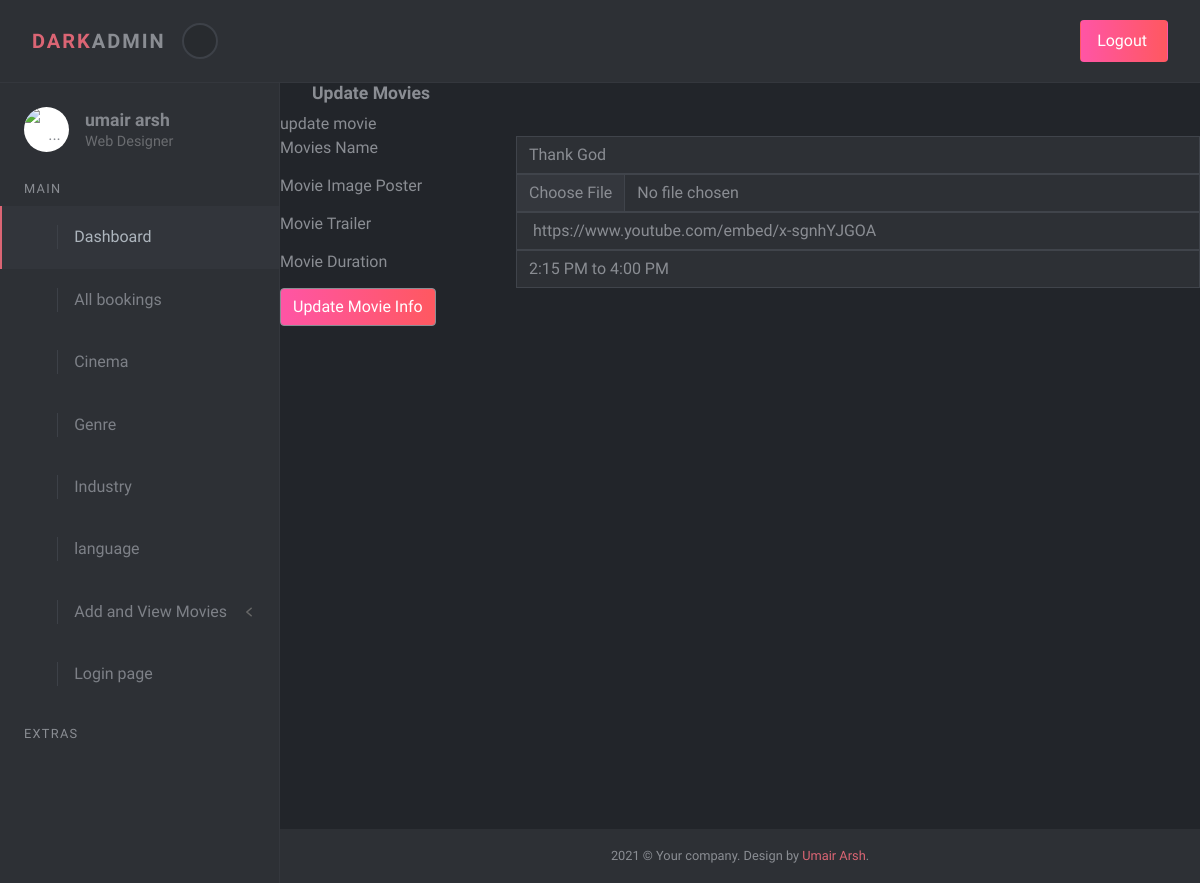
Page /ad/movieedit.php?A=2 on the committed database.
### tables this page shows
CREATE TABLE `tbladdmovie` (
  `movie_id` int(11) NOT NULL,
  `movie_name` varchar(50) NOT NULL,
  `cinema_id` int(11) NOT NULL,
  `date_id` int(11) NOT NULL,
  `genre_id` int(11) NOT NULL,
  `industry_id` int(11) NOT NULL,
  `language_id` int(11) NOT NULL,
  `movie_image` varchar(200) NOT NULL,
  `movie_trl_url` varchar(200) NOT NULL,
  `movie_time` varchar(200) NOT NULL
);

### ad/movieedit.php (the view, shortened to what this page needs)
<?php
include 'adh.php';
?>
<?php
$editmovieid=$_GET['A'];
$editselect=mysqli_query($con,"select * from tbladdmovie where movie_id='$editmovieid'");
foreach($editselect as $edit_movie_data){
}
?>
<div class="page-content">
        <div class="page-header">
          <div class="container-fluid">
            <h2 class="h5 no-margin-bottom">Update Movies</h2>
          </div>
        </div>
    <div class="col-lg-12">
        <div class="block">
          <div class="tittle">update movie</div>
          <div class="block-body">
            <form method="post" enctype="multipart/form-data">
            <div class="form-group row">
                        <label class="col-sm-3 form-control-label">Movies Name</label>
                        <div class="col-sm-9">
                          <input type="text" class="form-control" name="edit_movie_name" value="<?php echo $edit_movie_data['movie_name']; ?>">
                        </div>
                      </div>
                      <div class="form-group row">
                        <label class="col-sm-3 form-control-label">Movie Image Poster</label>
                        <div class="col-sm-9">
                          <input type="file" required class="form-control" name="edit_movie_image" value="<?php echo $edit_movie_data['movie_image']; ?>">
                        </div>
                      </div>
                      <div class="form-group row">
                        <label class="col-sm-3 form-control-label">Movie Trailer</label>
                        <div class="col-sm-9">
                          <input type="text" class="form-control" name="edit_movie_trl_url" value="<?php echo $edit_movie_data['movie_trl_url']; ?>">
                        </div>
                      </div>
                      <div class="form-group row">
                        <label class="col-sm-3 form-control-label">Movie Duration</label>
                        <div class="col-sm-9">
                          <input type="text" class="form-control" name="edit_movie_time" value="<?php echo $edit_movie_data['movie_time']; ?>">
                        </div>
                      </div>
                      <div class="col-sm-9 ml-auto">
                          <button type="submit" class="btn btn-secondary" style="background-image: linear-gradient(90deg, #ff55a5 0%, #ff5860 100%);" name="btnupadte">Update Movie Info</button>
                        </div>
                    </form>
         </div>
 </div>
 </div>
<?php
include 'adf.php';
?>

### rows in the picture
tbladdmovie: edit_movie_name "Thank God", edit_movie_trl_url "https://www.youtube.com/embed/x-sgnhYJGOA", edit_movie_time "2:15 PM to 4:00 PM"
